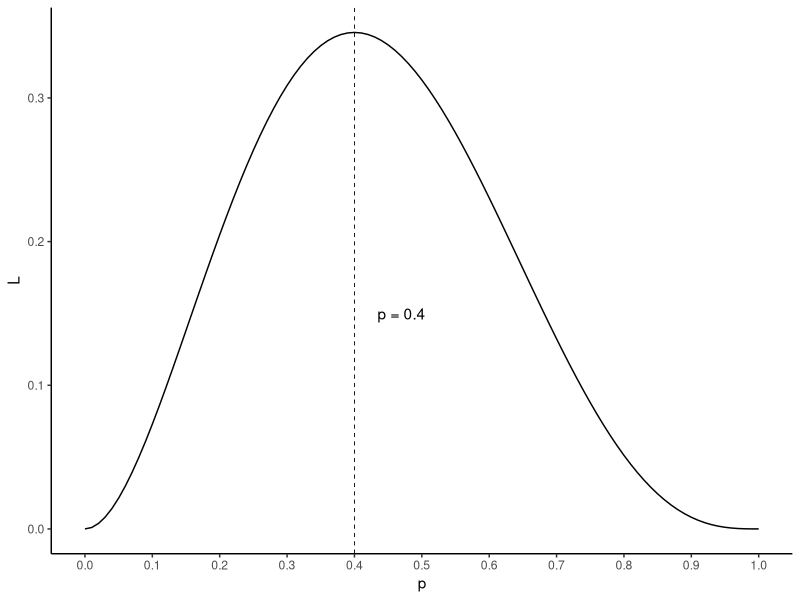

This figure's R source:
## ---- chunk 1
knitr::opts_chunk$set(echo = FALSE, message = FALSE)
library(ggplot2)
## ---- chunk 2
p <- seq(0, 1, 0.01)
L <- 10*p^2*(1-p)^3
sample <- data.frame(p = p, L = L)
ggplot(sample, aes(p,L)) +
  geom_line() +
  geom_vline(xintercept = 0.4, linetype = "dashed", lwd = 0.3) +
  annotate("text" , x=0.47, y = 0.15, label = "p = 0.4") +
  scale_x_continuous(breaks = seq(0, 1, 0.1)) +
  theme_classic()
